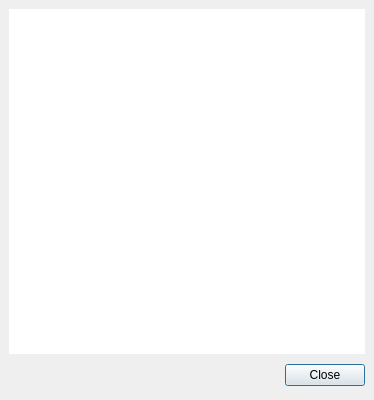
<ui version="4.0" >
 <class>AboutPep8Dialog</class>
 <widget class="QDialog" name="AboutPep8Dialog" >
  <property name="geometry" >
   <rect>
    <x>0</x>
    <y>0</y>
    <width>374</width>
    <height>400</height>
   </rect>
  </property>
  <property name="windowTitle" >
   <string>About Pep8</string>
  </property>
  <layout class="QGridLayout" >
   <property name="margin" >
    <number>9</number>
   </property>
   <property name="spacing" >
    <number>6</number>
   </property>
   <item row="0" column="0" >
    <widget class="QTextBrowser" name="aboutTextBrowser" >
     <property name="frameShape" >
      <enum>QFrame::NoFrame</enum>
     </property>
     <property name="frameShadow" >
      <enum>QFrame::Sunken</enum>
     </property>
     <property name="lineWrapMode" >
      <enum>QTextEdit::NoWrap</enum>
     </property>
     <property name="html" >
      <string>&lt;html>&lt;head>&lt;meta name="qrichtext" content="1" />&lt;style type="text/css">
p, li { white-space: pre-wrap; }
&lt;/style>&lt;/head>&lt;body style=" font-family:'Lucida Grande'; font-size:13pt; font-weight:400; font-style:normal; text-decoration:none;">
&lt;p align="center" style="-qt-paragraph-type:empty; margin-top:0px; margin-bottom:0px; margin-left:0px; margin-right:0px; -qt-block-indent:0; text-indent:0px;">&lt;/p>&lt;/body>&lt;/html></string>
     </property>
    </widget>
   </item>
   <item row="1" column="0" >
    <layout class="QHBoxLayout" >
     <property name="margin" >
      <number>0</number>
     </property>
     <property name="spacing" >
      <number>6</number>
     </property>
     <item>
      <spacer>
       <property name="orientation" >
        <enum>Qt::Horizontal</enum>
       </property>
       <property name="sizeHint" >
        <size>
         <width>131</width>
         <height>31</height>
        </size>
       </property>
      </spacer>
     </item>
     <item>
      <widget class="QPushButton" name="closePushButton" >
       <property name="text" >
        <string>Close</string>
       </property>
      </widget>
     </item>
    </layout>
   </item>
  </layout>
 </widget>
 <resources/>
 <connections>
  <connection>
   <sender>closePushButton</sender>
   <signal>clicked()</signal>
   <receiver>AboutPep8Dialog</receiver>
   <slot>close()</slot>
   <hints>
    <hint type="sourcelabel" >
     <x>338</x>
     <y>273</y>
    </hint>
    <hint type="destinationlabel" >
     <x>199</x>
     <y>149</y>
    </hint>
   </hints>
  </connection>
 </connections>
</ui>
